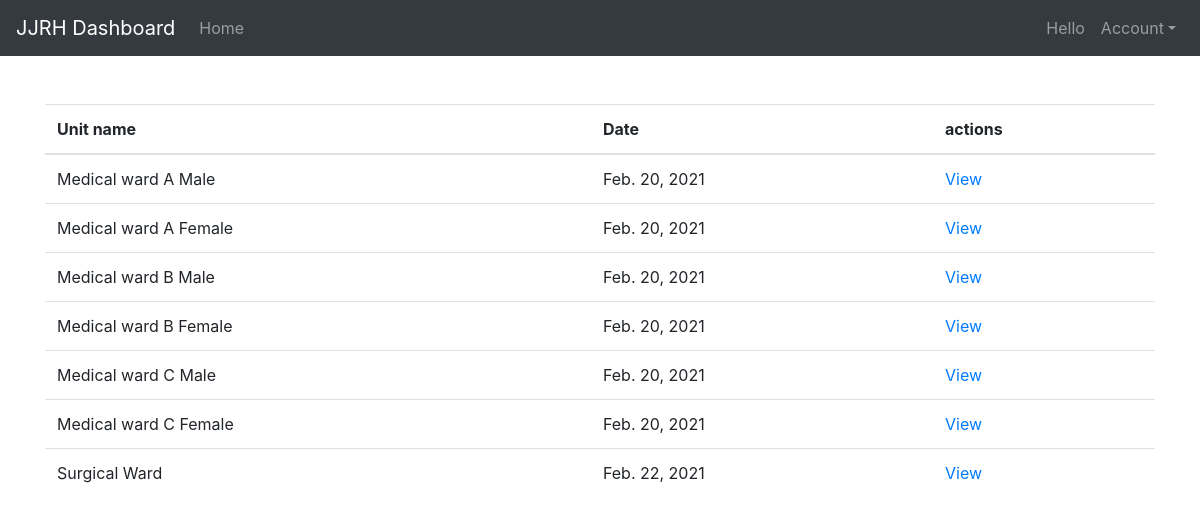
Screenshot of /units/ (signed in) with the database file from the repository.
### jjrh_bed/models.py (models this page shows, shortened)
class UnitName(models.Model):
	Date = models.DateField()
	unit_name = models.CharField(max_length=225)

### jjrh_bed/views.py (the view)
# urls.py: path('units/', unitname_list_view, name='units'),
def unitname_list_view(request):
	unitnames = UnitName.objects.all()
	context = {
		'unitnames':unitnames,
	}
	return render(request, 'jjrh_bed/unitname_list_view.html',context)

### jjrh_bed/templates/jjrh_bed/unitname_list_view.html
{%extends 'base.html'%}
{%block content%}
<div class="container">
	<div class="table-responsive-lg">
  <table class="table">
   	<thead>
    <tr>
      <th scope="col">Unit name</th>
      <th scope="col">Date</th>
      <th scope="col">actions</th>
    </tr>
  </thead>
  <tbody>
    {%for unitname in unitnames%}
    <tr>
      <td> {{unitname.unit_name}}</td>
      <td> {{unitname.Date}}</td>
      <td>
      <a href="{% url 'jjrh_bed:units_detail' unitname.id %}">View</a>
      </td>
    </tr>
{%endfor%}
  </tbody>
  </table>
</div>
</div>
{%endblock%}

### rows the page displays
UnitName: unit_name "Medical ward A Male", Date "Feb. 20, 2021"
UnitName: unit_name "Medical ward A Female", Date "Feb. 20, 2021"
UnitName: unit_name "Medical ward B Male", Date "Feb. 20, 2021"
UnitName: unit_name "Medical ward B Female", Date "Feb. 20, 2021"
UnitName: unit_name "Medical ward C Male", Date "Feb. 20, 2021"
UnitName: unit_name "Medical ward C Female", Date "Feb. 20, 2021"
UnitName: unit_name "Surgical Ward", Date "Feb. 22, 2021"
